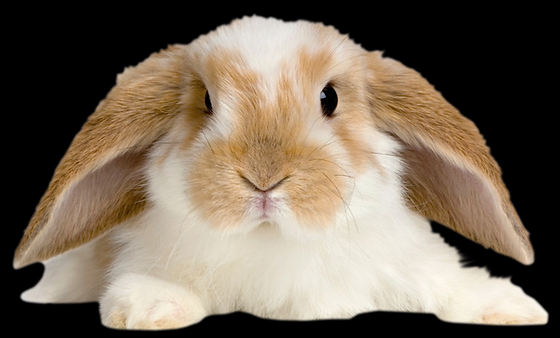
#> input picture laba_5/bunny.bmp, 560 x 338 px, given in place of bunny.jpg, which was not available
$ python pillow_examlpe.py
#> lines starting #> are read from the running program, lines starting #| are printed output that depends on the picture; pictures that were not available may be replaced by others from this repository, and a replacement may not be noted
# для установки pip install pillow
from PIL import Image, ImageFilter, ImageDraw, ImageFont

# # шаблон для работы с изображением
# im = Image.open("img.jpg")  # открытие изображения
# pixels = im.load()  # загрузка пикселей
# x, y = im.size  # получение ширины и высоты изображения
#
# for i in range(x):
#     for j in range(y):
#         r, g, b = pixels[i, j]  # получение компанент для каждого пикселя
#         # ...   # выполнение преобразования
#
# im.save("new_img.jpg")

# простейшие преобразования
# негатив
im = Image.open("bunny.jpg")
#> im is the input picture: PIL image 560x338 RGB; mean R, G, B 119.5, 106, 90.3
pixels = im.load()
x, y = im.size
#> x = 560; y = 338

for i in range(x):
    for j in range(y):
        r, g, b = pixels[i, j]
        pixels[i, j] = 255 - r, 255 - g, 255 - b

im.save("new_bunny1.jpg")
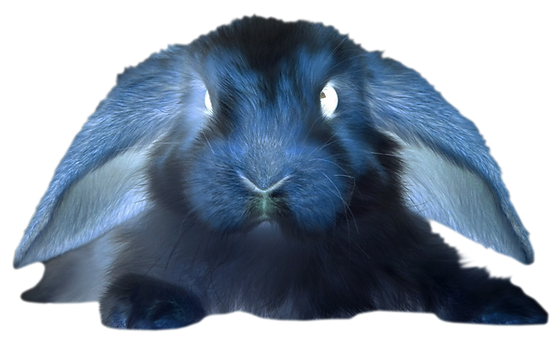
#> saved as new_bunny1.jpg: PIL image 560x338 RGB; mean R, G, B 135.5, 149, 164.7

# чб
im = Image.open("bunny.jpg")
pixels = im.load()
x, y = im.size

for i in range(x):
    for j in range(y):
        r, g, b = pixels[i, j]
        pixels_sum = r + g + b
        pixels[i, j] = pixels_sum // 3, pixels_sum // 3, pixels_sum // 3

im.save("new_bunny2.jpg")
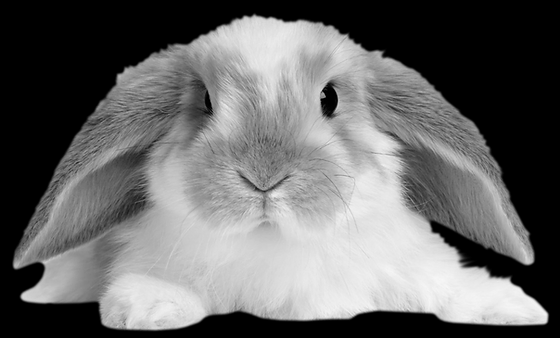
#> saved as new_bunny2.jpg: PIL image 560x338 RGB; min 0, max 247, mean 105.1

# готовые фильтры
im = Image.open("bunny.jpg")

# radius отвечает за степень размытия изображения
im = im.filter(ImageFilter.GaussianBlur(radius=5))

# чем меньше radius, тем больше будет подчёркнуто мелких деталей
# percent определяет, насколько сильно затемняются или осветляются участки изображения, находящиеся на границах контура.
# percent=100 означает, что разница в тоне на границе более светлого и более тёмного участков усилится в два раза.
# treshhold определяет минимальную разницу тона, при которой осуществляется нерезкое маскирование.
# Если изображение шумное или зернистое (содержит нежелательные детали), значение параметра увеличивают
# для предотвращения подчёркивания нежелательных деталей.
im = im.filter(ImageFilter.UnsharpMask(radius=2, percent=100, threshold=1))

im.save('new_bunny3.jpg')

# геометрические преобразования
im = Image.open("bunny.jpg")
im = im.resize((128, 128))  # изменение размера изображения
#> im: PIL image 128x128 RGB
im = im.crop((0, 0, 128, 128))  # обрезка изображения
im = im.rotate(45)  # поворот изображения
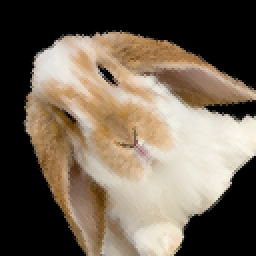
#> im: PIL image 128x128 RGB (shown 2 times larger); mean R, G, B 112.7, 99.7, 84.5
im = im.transpose(Image.Transpose.FLIP_LEFT_RIGHT)
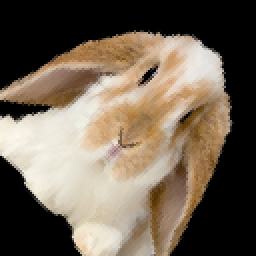
#> im: PIL image 128x128 RGB (shown 2 times larger); mean R, G, B 112.7, 99.7, 84.5
im = im.transpose(Image.Transpose.ROTATE_90)
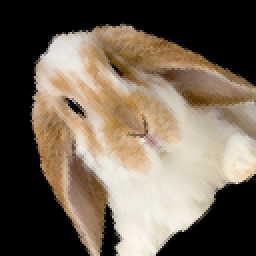
#> im: PIL image 128x128 RGB (shown 2 times larger); mean R, G, B 112.7, 99.7, 84.5
im.save("new_bunny4.jpg")

# создание изображений
im = Image.new("RGB", (700, 700), (208, 240, 192))  # создание изображения
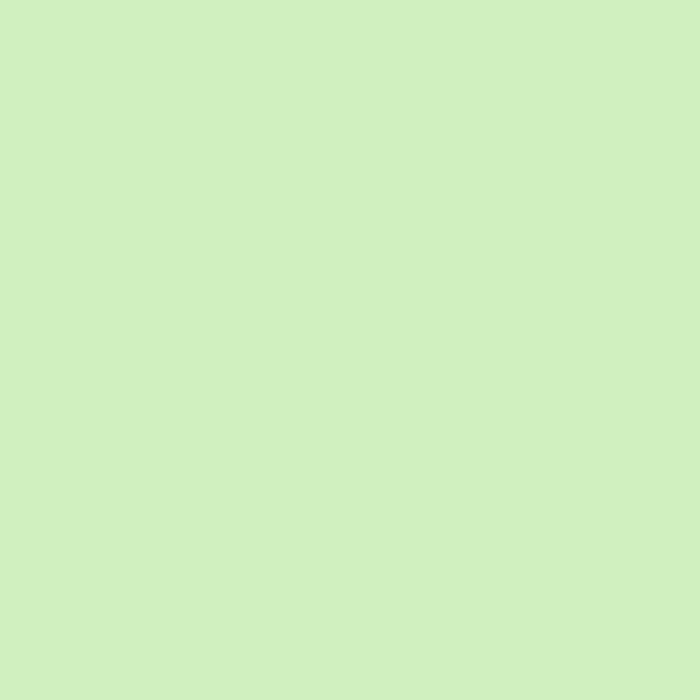
#> im: PIL image 700x700 RGB; mean R, G, B 208, 240, 192
draw = ImageDraw.Draw(im)  # создаём холст поверх изображения

draw.ellipse((200, 150, 300, 350), fill=(255, 255, 255), outline=None, width=5)  # рисуем эллипс
draw.ellipse((400, 150, 500, 350), fill=(255, 255, 255), outline=None, width=5)  # рисуем эллипс

draw.ellipse((200, 300, 500, 550), fill=(255, 255, 255), outline=None, width=5)  # рисуем эллипс

draw.line((60, 380, 260, 410), fill=(150, 153, 146), width=3)  # рисуем линию
draw.line((50, 440, 250, 440), fill=(150, 153, 146), width=3)  # рисуем линию
draw.line((60, 500, 260, 470), fill=(150, 153, 146), width=3)  # рисуем линию

draw.line((440, 410, 640, 380), fill=(150, 153, 146), width=3)  # рисуем линию
draw.line((450, 440, 650, 440), fill=(150, 153, 146), width=3)  # рисуем линию
draw.line((440, 470, 640, 500), fill=(150, 153, 146), width=3)  # рисуем линию

draw.ellipse((290, 370, 320, 400), fill=(0, 191, 255), outline=None, width=5)  # рисуем эллипс
draw.ellipse((380, 370, 410, 400), fill=(0, 191, 255), outline=None, width=5)  # рисуем эллипс

draw.arc((320, 450, 380, 500), start=0, end=180, fill=(241, 156, 187), width=5)  # рисуем дугу

im.save("img.jpg")
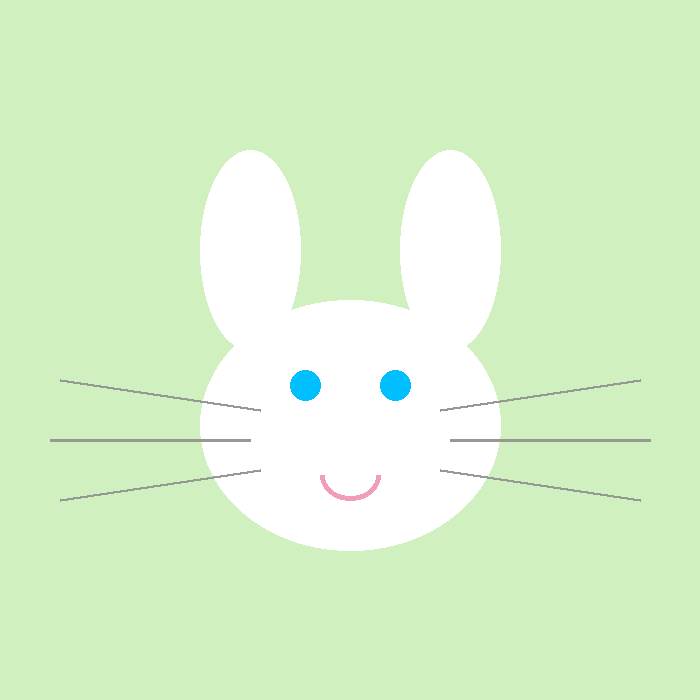
#> saved as img.jpg: PIL image 700x700 RGB; mean R, G, B 215.4, 241.9, 203.1
